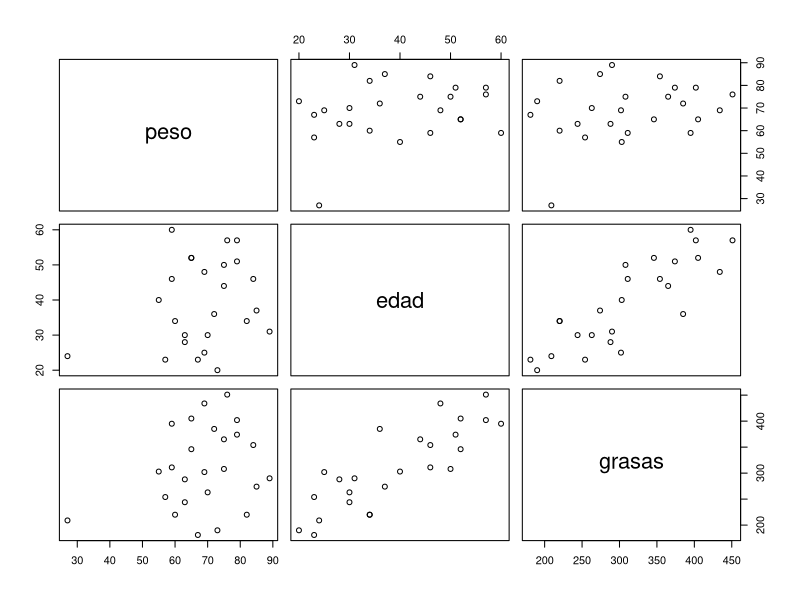
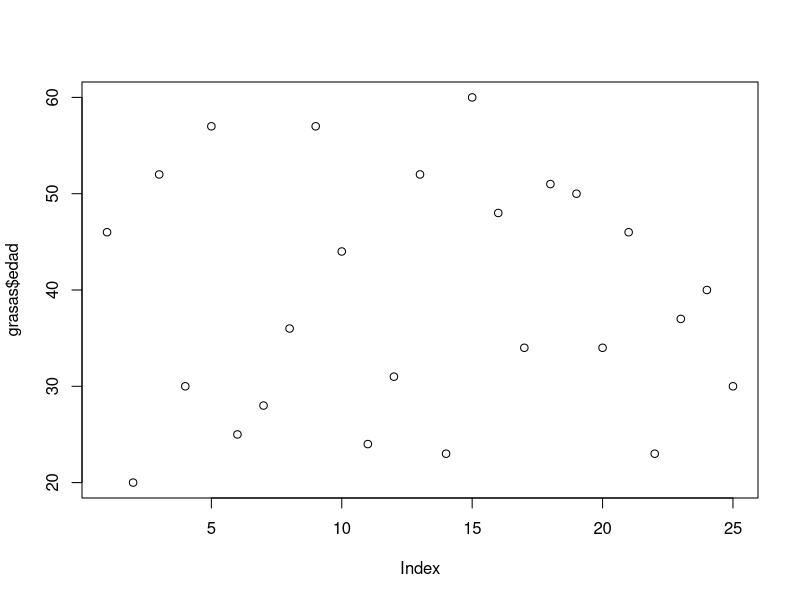
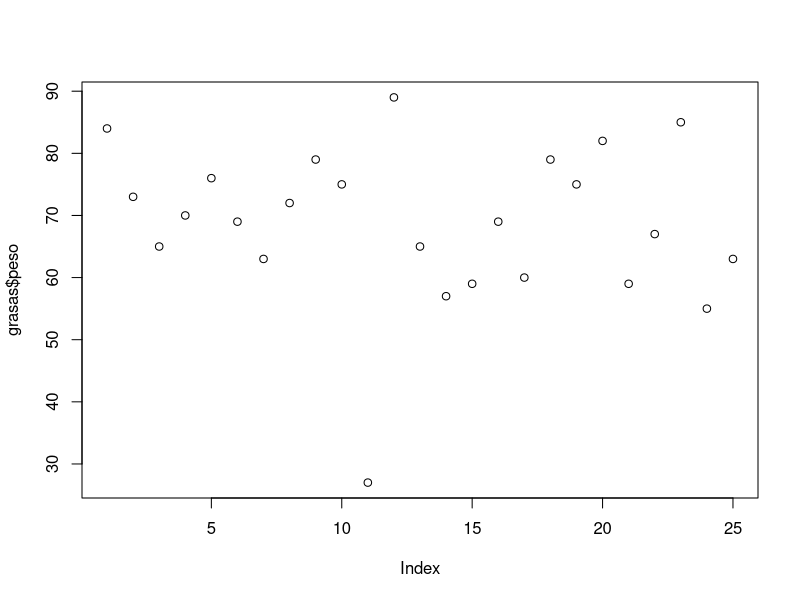
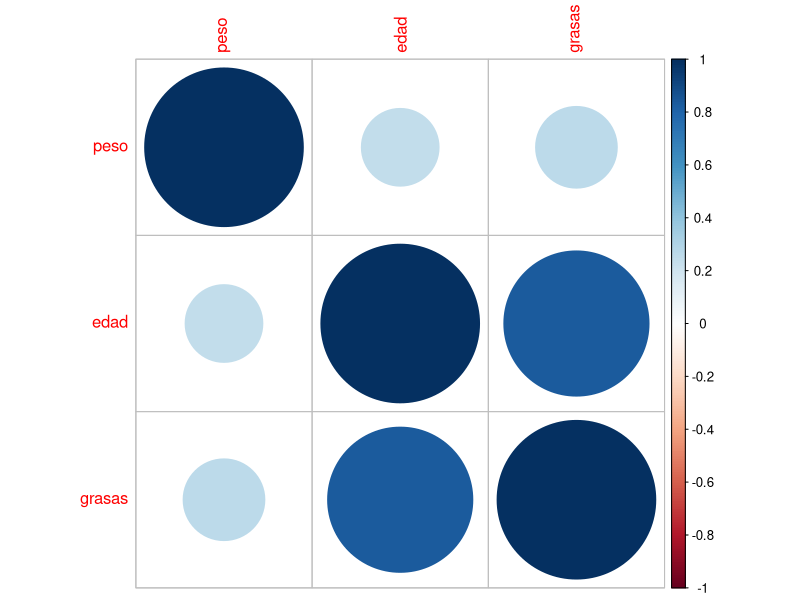
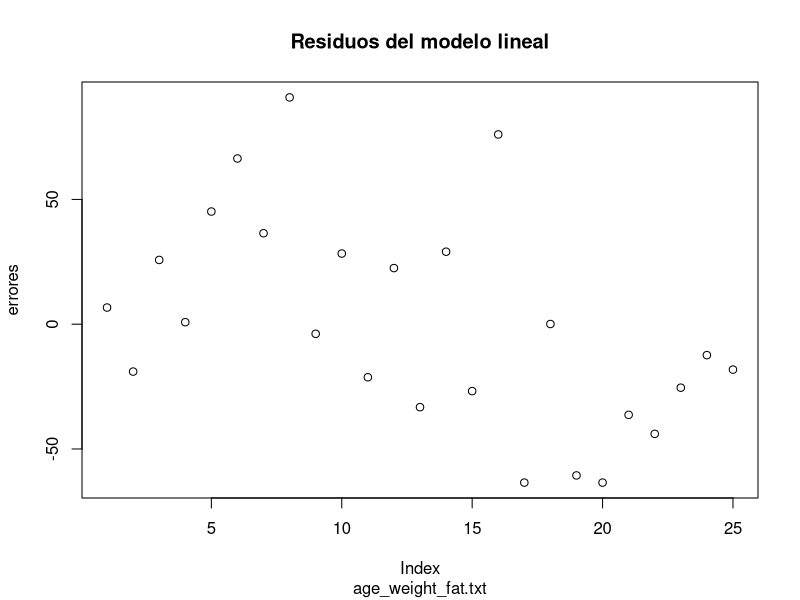
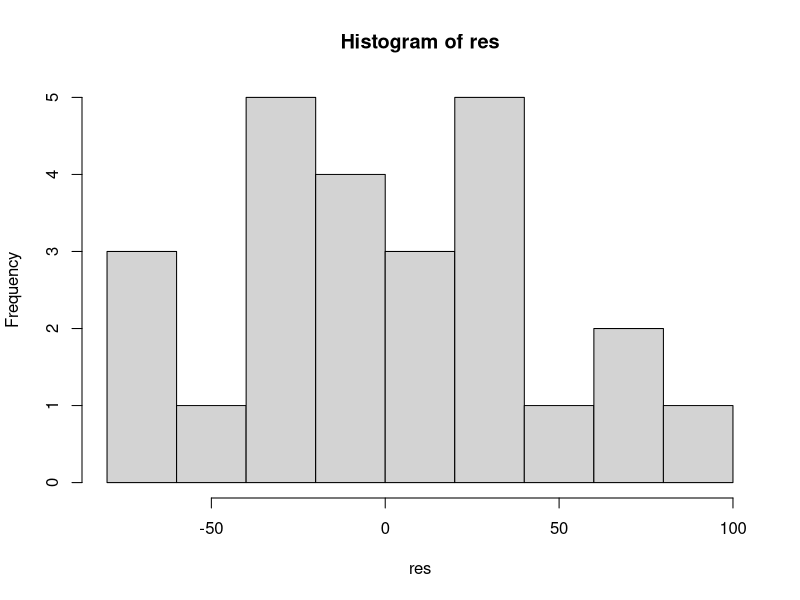
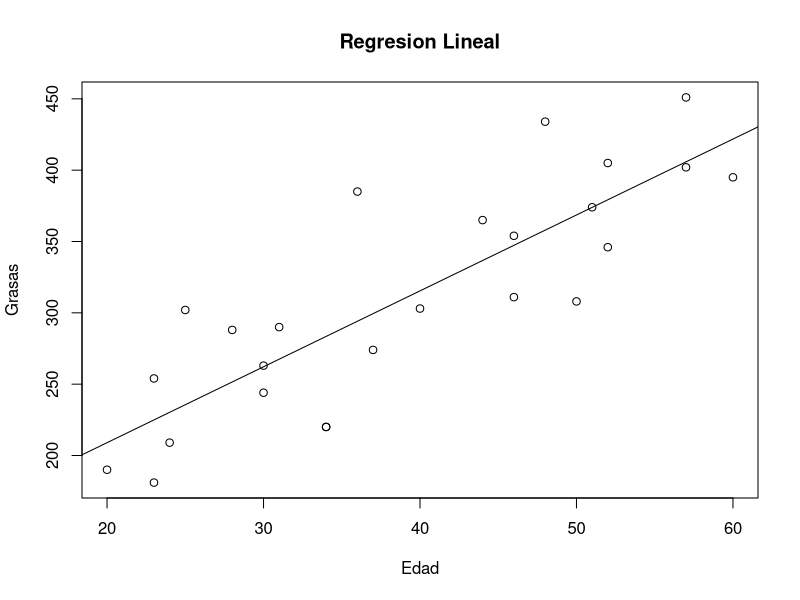
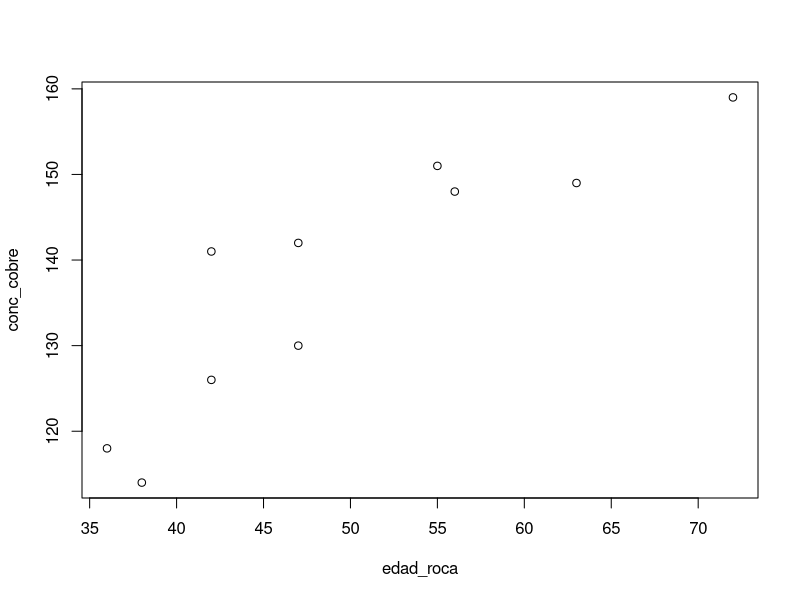

These charts were generated, in order, by the following R code:
.libPaths(c("D:/R_Packages",.libPaths()))

grasas<-read.table("data/age_weight_fat.txt", header = TRUE)
View(grasas)
colnames(grasas)
length(grasas)
str(grasas)
head(grasas)
tail(grasas)
grasas$peso

####Correlacion####
#Grafico por pares
pairs(grasas)

#Calcular la matriz de correlación
cor(grasas, method = "pearson")
cor(grasas,method = "spearman")
cor(grasas,method = "kendall")
plot(grasas$edad)
plot(grasas$peso)

id<-which(grasas$peso<31)
View(grasas[id, ])

correl<-cor(grasas, y = NULL, use = "everything",method = c("pearson"))

#Plot de la matriz de correlación
library(corrplot)
corrplot(correl, method = "circle", order="hclust")

####Regresion Lineal####

#Ejemplo1:
#Cálculo y representación de la recta de mínimos cuadrados
#comando - lm (linear models)
#El primer argumento es una fórmula : (variable dependiente) y ~ x (variable independiente)
# y ~ x : y <- variable dependiente
#         x <- variable independiente
regresion <- lm(grasas ~ edad, data = grasas)
regresion
regresion$coefficients
regresion$residuals
regresion$effects
regresion$rank
regresion$fitted.values
regresion$assign
regresion$qr
regresion$df.residual
regresion$xlevels
regresion$call
regresion$terms
regresion$model

regresion
#Obtenemos los coeficientes del modelo:
#b_0 <- 102.575
#b_1 <- 5.321
# grasas <- 5.321 (edad) + 102.575

regresion$residuals

#Positivo por encima
#Negativo por debajo

res <- regresion$residuals
class(res)

#jpeg(filename = "Grafico_residuos.jpg")
plot(res,
     main = "Residuos del modelo lineal",
     sub = "age_weight_fat.txt",
     ylab = "errores")
#Para revisar visualmente debemos graficar un histograma
hist(res)

#jpeg(filename = "Regresion_edad_peso.jepg")
plot(grasas$edad, grasas$grasas,
     main = "Regresion Lineal",
     xlab = "Edad",
     ylab = "Grasas")
abline(regresion)

# Para ver la calidad de mi regresion
summary(regresion)

#Ejemplo2:

edad_roca<-c(56,42,72,36,63,47,55,47,38,42)
conc_cobre<-c(148,126,159,118,149,130,151,142,114,141)
edad_roca
conc_cobre

plot(edad_roca,conc_cobre)


#Cierto grado de linealidad entre ambas variables:

reg_lin<-lm(edad_roca ~ conc_cobre)
reg_lin
plot(edad_roca,conc_cobre)
abline(reg_lin)

# edad_roca(i)=-43.5440+0.6774*conc_cobre (asumiendo que sigue esa logica)

summary(reg_lin)


#Respecto a estos valores mientras mas peque?os 
#sean mejor se ajustan al modelo de prediccion los valores futuros.

# Coefficients:
#         Estimate Std. Error  t value   Pr(>|t|)    
# (Intercept) -43.5440    17.6126  -2.472    0.038571 *  
#         presion    0.6774     0.1271    5.328    0.000704 ***
#         ---
#         Signif. codes:  0 '***' 0.001 '**' 0.01 '*' 0.05 '.' 0.1 ' ' 1

#Estimate son los valores de los coeficientes, segunda columna es el error estandar
#distribucion t a partir de la cual se calcula el p-valor, * y *** nos lleva en este
#caso aceptar el modelo tiene una significancia estadistica del 95%, bajo
#una perspectiva param?trica el modelo es aceptado.

# Residual standard error: 5.742 on 8 degrees of freedom
# Multiple R-squared:  0.7802,	Adjusted R-squared:  0.7527 

#El R-squared indicador de la bondad de ajuste del modelo, oscila
#entre 0 y 1, proximo a 1 buen ajuste lineal de los datos.

# F-statistic: 28.39 on 1 and 8 DF,  p-value: 0.000704

#Para ver si el modelo lineal es adecuado para modelar nuestro conjunto de datos
#se conoce como la F de Snedecor, se conoce como contraste omnibus.En nuestro
#caso el modelo lineal es adecuado (p-value<0.05)

#Suposiciones asociadas a los residuos:

#**Normalidad de residuos**:

#Aplicaremos el test de normalidad Kolmogorov-Smirnov
#con ks.test(x, distrib)

ks.test(reg_lin$residuals, "pnorm")
shapiro.test(reg_lin$residuals)

# La salida es la siguiente:


# One-sample Kolmogorov-Smirnov test
# 
# data:  reg_lin$residuals
# D = 0.3935, p-value = 0.06608
# alternative hypothesis: two-sided
# 
# Shapiro-Wilk normality test
# 
# data:  reg_lin$residuals
# W = 0.97844, p-value = 0.9563

#Segun estos resultados tenemos que aun 10% de significacion los residuos siguen una
#distribucion normal, puesto que el p-valor (0.06608) es mayor que 0.05.
#El test de Shapiro-Wilk por lo general es mas potente y tambien nos indican
#que los residuos siguen una distribucion normal.

#**Independencia de los residuos**:

#Aplicaremos el test de Durbin-Watson que contrasta la independencia de los residuos 
#la funcion que calcula este test se llama dwtest y se encuentra dentro del paquete
#lmtest.

install.packages("lmtest")
library(lmtest)
dwtest(edad_roca ~ conc_cobre)
#La salida es la siguiente:

# Durbin-Watson test
# 
# data:  edad_roca ~ conc_cobre
# DW = 1.9667, p-value = 0.5879
# alternative hypothesis: true autocorrelation is greater than 0


#Para un p-valor de 0.5879 no podemos rechazar la hipotesis de que los residuos son
#independientes.

#Homocedasticidad (igualdad de las varianzas de los residuos)
#Linealidad de los residuos

#Para estos ultimos usamos:
plot(reg_lin)

#para el grafico Residual vs Fitted, Scale-Location los residuos deben estar aleatoriamente distribuidos
#a lo largo del grafico, sin forman ningun tipo de patron.

#El grafico Q-Q plot residuos nos sirve para contrastar la normalidad de los residuos. Lo 
#deseable es que los residuos estandarizados estan lo mas cerca posible a la 
#linea punteada que aparece en el grafico. Esto esta matematicamente sustentado
#con el test de normalidad K-S o S-W.

#El grafico de los residuos estandarizados frente a leverages se utiliza para detectar
#puntos con influencia importante en el calculo de las estimaciones de parametros.
#En caso de detectarse algun patron fuera de los limites que establecen las
#lineas discontinuas debe estudiarse ese punto de forma aislada para detectar.
#Es bueno para ver si la importancia elevada de una observacion se debe a un error.
